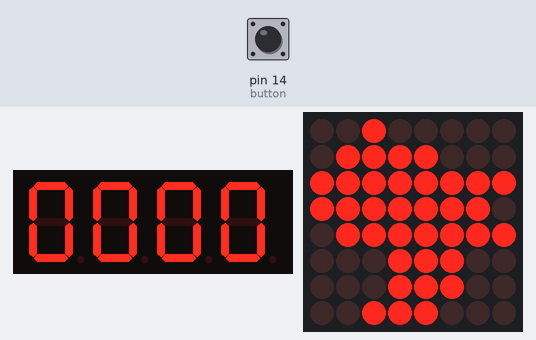
Simulated run of this sketch. Board: Arduino Uno, built with avr-gcc and run on an emulated ATmega328P. Parts: 4-digit seven-segment display, 8×8 LED matrix. The inputs (shaded band) are chosen by the test bench; at power-on: pin 14 (button) LOW. Random numbers use the default seed unless the sketch sets one.

Above: at 0.8 s.
0.9 s: pin 14 (button) pulled HIGH for 0.15 s
At 1.05 s:
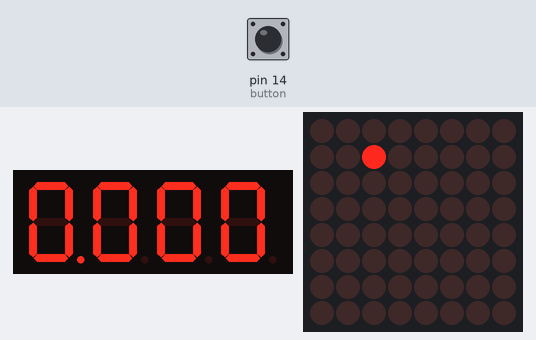
1.6 s: pin 14 (button) pulled HIGH for 1 s
At 2.96 s:
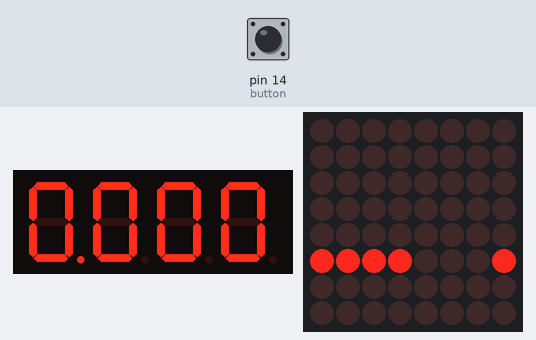
3.2 s: pin 14 (button) pulled HIGH for 3.2 s
At 3.6 s:
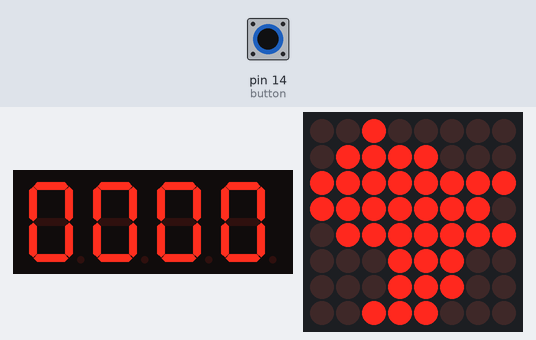
7.9 s: pin 14 (button) pulled HIGH for 0.15 s
At 8.25 s:
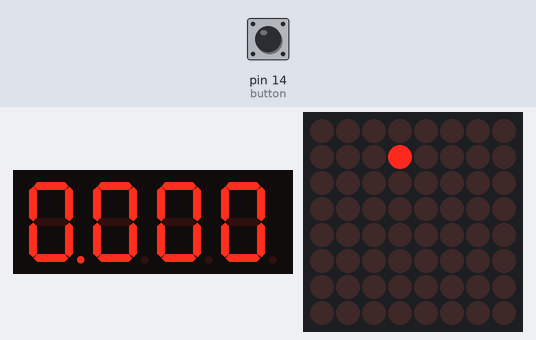
8.6 s: pin 14 (button) pulled HIGH for 0.15 s
At 9.13 s:
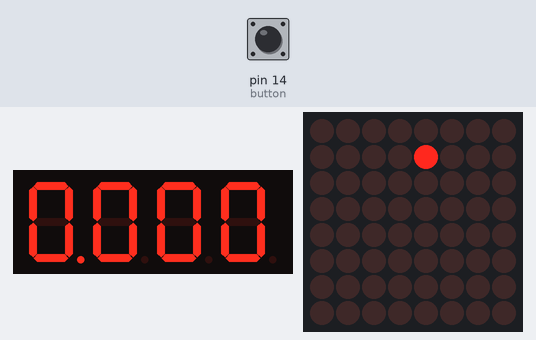
9.3 s: pin 14 (button) pulled HIGH for 1 s
At 10.63 s:
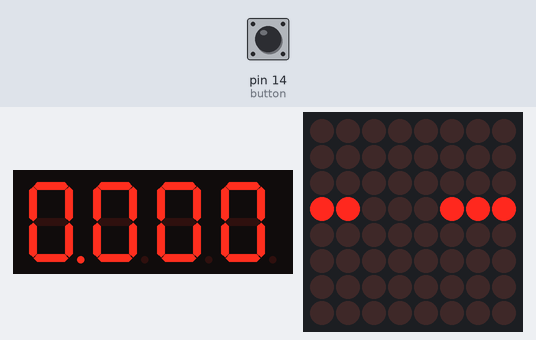
Timing chart, 0 to 11.9 s (numbered marks = the images above; inputs shaded):
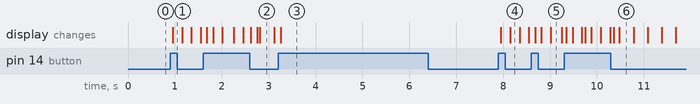

The sketch:

FlappyBird.ino
```cpp
#include "LedControl.h"
LedControl lc = LedControl(17, 16, 15, 1); //

#include "SevSeg.h"
SevSeg sevseg; //Initiate a seven segment controller object

const short int button = 14;

//Variables for debouce
int buttonState;
int lastButtonState = LOW;
unsigned long lastDebounceTime = 0;
unsigned long debounceDelay = 50;

//Variables for difficulty
unsigned long lastDifficultyChange;
short int intervalWallMove = 300;
short int intervalWallCreate = 1300;
short int level = 3;

//Variables for the score
int scor=0;
int maxScor=0;

//Variables for the "Bird" LED
int flap = 0;
unsigned long lastFlap = 0;
int iLed = 3;
// jLed is always 1; the bird is bound to column 1, as its position changes on lines

//Variables for the wall
struct
{
  int iHole; //the line at which the hole starts; the hole is always made of 3 consecutive LEDs, the first one being iHole
  int j; //the column that the wall is at a given time
} wall[4];
int noWall = 0; //counts the number of the walls
unsigned long lastWallCreate;
unsigned long lastWallMove;


void setup()
{
  //4 Digit 7 Segment initialization; used for the score
  byte numDigits = 4;
  byte digitPins[] = {2, 3, 4, 5};
  byte segmentPins[] = {6, 7, 8, 9, 10, 12, 11, 13};
  bool resistorsOnSegments = false; // 'false' = rezistenele sunt pe pinii digitilor
  byte hardwareConfig = COMMON_CATHODE;
  bool updateWithDelays = false;
  bool leadingZeros = true;
  sevseg.begin(hardwareConfig, numDigits, digitPins, segmentPins, resistorsOnSegments, updateWithDelays, leadingZeros);
  sevseg.setBrightness(90);

  //Button initialization
  pinMode (button, INPUT);

  //Matrix initialization
  lc.shutdown(0, false);// turn off power saving, enables display
  lc.setIntensity(0, 8);// sets brightness (0~15 possible values)

  startGame();
}


void loop()
{
  if (checkButton())
    flap = flap + 2;
  doFlap();
  doWall();
  adjustGameDifficulty();
  sevseg.setNumber(scor, level);
  sevseg.refreshDisplay();
  if (checkCollision())
  {
    endGame();
    startGame();
  }
}

//function used at the start of the game; waits for input
void startGame()
{
  lc.clearDisplay(0);
  drawBird();
  while (checkButton() == 0)
  {
    sevseg.setNumber(maxScor); //shows the highest score registered since the arduino was powered on
    sevseg.refreshDisplay();
  }
  lc.clearDisplay(0);
  noWall = 0;
  iLed = 1;
  flap = 0;
  lastDifficultyChange = millis();
  lastWallCreate = millis();
  lc.setLed(0, 1, iLed, true);
}

//function used at the end of the game; waits for input
void endGame()
{
  if (scor > maxScor)
    maxScor = scor;
  bool commutator = 0;
  unsigned long lastEndGameFlick = millis();
  while (checkButton() == 0)
  {
    sevseg.setNumber(scor, level); //shows the score from the last round
    sevseg.refreshDisplay();
    if (millis() - lastEndGameFlick >= 300)
    {
      lastEndGameFlick = millis();
      for (int p = 0; p < noWall; p++)
        switchWall(wall[p].iHole, wall[p].j, commutator);
      commutator = !commutator;
    }
  }
  scor = 0;
  intervalWallMove = 300;
  intervalWallCreate = 1300;
  level = 3;
}

//function that checks collision between the bird and the walls
bool checkCollision()
{
  bool end = 0;
  if (iLed > 7) end = 1;
  for (int p = 0; p < noWall; p++)
    if(wall[p].j == 1)
      if (iLed != wall[p].iHole && iLed != (wall[p].iHole + 1) && iLed != (wall[p].iHole + 2))
        end = 1;
  return end;
}

//function that moves the walls
void doWall()
{
  if (millis() - lastWallCreate >= intervalWallCreate)
  {
    lastWallCreate = millis();
    wall[noWall].iHole = random(1, 5);
    wall[noWall].j = 7;
    switchWall(wall[noWall].iHole, wall[noWall].j, 1);
    noWall++;
  }
  if (millis() - lastWallMove >= intervalWallMove)
  {
    lastWallMove = millis();
    for (int p = 0; p < noWall; p++)
    {
      if (wall[p].j == 0)
      {
        switchWall(wall[p].iHole, wall[p].j, 0);
        wall[p] = wall[noWall - 1];
        noWall--;
        p--;
        scor++;
      }
      else
      {
        switchWall(wall[p].iHole, wall[p].j, 0);
        wall[p].j--;
        switchWall(wall[p].iHole, wall[p].j, 1);
      }
    }
  }
}

//function used in doWall(); turns ON or OFF a wall (based on the boolean b)
void switchWall(int iHole, int j, bool b)
{
  int i;
  for (i = 0; i <= 7; i++)
    if (i != iHole && i != iHole + 1 && i != iHole + 2)
      lc.setLed(0, j, i, b);
}

//function that moves the bird
void doFlap()
{
  if (!flap)
  {
    if (millis() - lastFlap >= 200)
    {
      lastFlap = millis();
      lc.setLed(0, 1, iLed, false);
      iLed++;
      if (iLed <= 7)
        lc.setLed(0, 1, iLed, true);
    }
  }
  else
  {
    if (millis() - lastFlap >= 130)
    {
      lastFlap = millis();
      lc.setLed(0, 1, iLed, false);
      if (iLed > 0)
        iLed--;
      lc.setLed(0, 1, iLed, true);
      flap--;
    }
  }
}

//function that debounces the input from the button
bool checkButton()
{
  bool press = 0;
  int reading = digitalRead(button);
  if (reading != lastButtonState)
    lastDebounceTime = millis();
  if ((millis() - lastDebounceTime) > debounceDelay)
  {
    if (reading != buttonState)
    {
      buttonState = reading;
      if (buttonState == HIGH)
      {
        press = 1;
      }
    }
  }
  lastButtonState = reading;
  return press;
}

//function that adjusts the game's difficulty
void adjustGameDifficulty()
{
  if(level > 0)
    if(millis() - lastDifficultyChange >= 15000)
    {
      intervalWallMove -= 50;
      intervalWallCreate -= 150;
      level--;
      lastDifficultyChange = millis();
    }
  //Conditie pentru stop joc
  if(scor >= 9000)
  {
    intervalWallCreate = 100;
  }
}

//a function that 'tries' to draw a bird at the start of the game while waiting for input
void drawBird()
{
  lc.setLed(0, 2, 0, true);
  lc.setLed(0, 3, 0, true);

  lc.setLed(0, 1, 1, true);
  lc.setLed(0, 2, 1, true);
  lc.setLed(0, 3, 1, true);
  lc.setLed(0, 4, 1, true);

  lc.setLed(0, 0, 2, true);
  lc.setLed(0, 1, 2, true);
  lc.setLed(0, 2, 2, true);
  lc.setLed(0, 3, 2, true);
  lc.setLed(0, 4, 2, true);
  lc.setLed(0, 7, 2, true);

  lc.setLed(0, 1, 3, true);
  lc.setLed(0, 2, 3, true);
  lc.setLed(0, 3, 3, true);
  lc.setLed(0, 4, 3, true);
  lc.setLed(0, 5, 3, true);
  lc.setLed(0, 6, 3, true);
  lc.setLed(0, 7, 3, true);

  lc.setLed(0, 1, 4, true);
  lc.setLed(0, 2, 4, true);
  lc.setLed(0, 3, 4, true);
  lc.setLed(0, 4, 4, true);
  lc.setLed(0, 5, 4, true);
  lc.setLed(0, 6, 4, true);
  lc.setLed(0, 7, 4, true);

  lc.setLed(0, 2, 5, true);
  lc.setLed(0, 3, 5, true);
  lc.setLed(0, 4, 5, true);
  lc.setLed(0, 5, 5, true);
  lc.setLed(0, 6, 5, true);

  lc.setLed(0, 2, 6, true);
  lc.setLed(0, 3, 6, true);
  lc.setLed(0, 4, 6, true);

  lc.setLed(0, 2, 7, true);
  lc.setLed(0, 4, 7, true);
}
```

Measured:
- after the input at 0.9 s, the display: changes after 0.05 s (image 1)
- after the input at 7.9 s, the display: first changes after 0.05 s (image 4 shows a later state)
